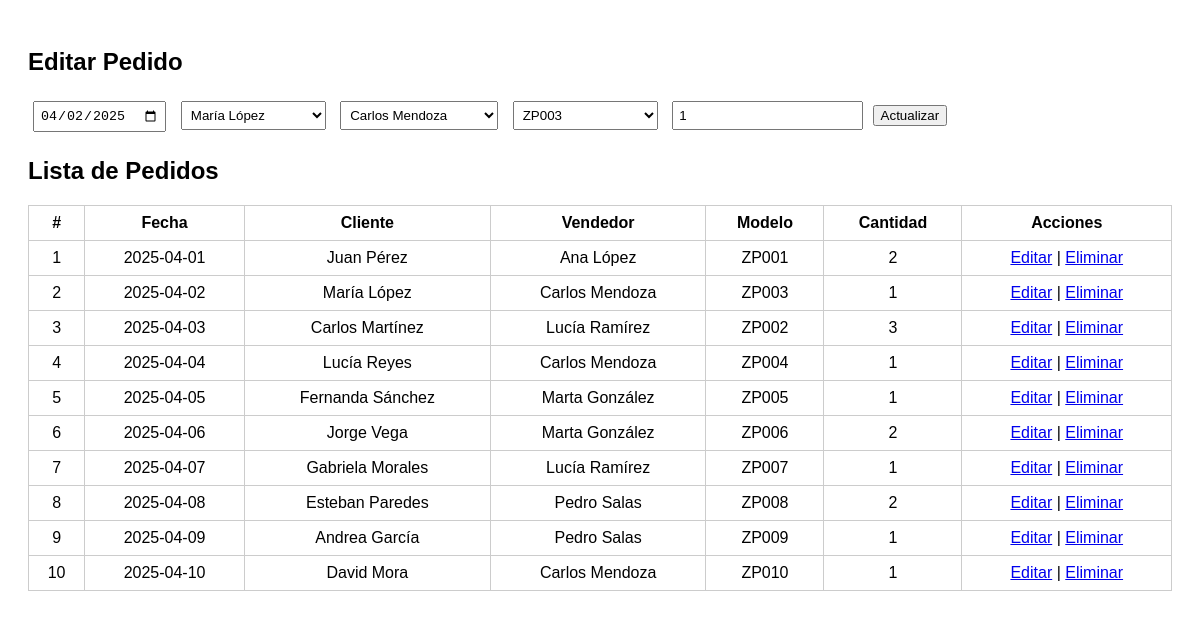
Page /views/listaPedidos.php?editar=2 on the committed database.
### tables this page shows
CREATE TABLE pedidos (
  num_pedido int NOT NULL AUTO_INCREMENT,
  fecha_pedido date DEFAULT NULL,
  fk_cliente int DEFAULT NULL,
  fk_vendedor int DEFAULT NULL,
  fk_modelo int DEFAULT NULL,
  cantidad int DEFAULT NULL,
  PRIMARY KEY (num_pedido),
  CONSTRAINT pedidos_fk1 FOREIGN KEY (fk_cliente) REFERENCES clientes (num_cliente),
  CONSTRAINT pedidos_fk2 FOREIGN KEY (fk_modelo) REFERENCES productos (id_modelo),
  CONSTRAINT pedidos_fk3 FOREIGN KEY (fk_vendedor) REFERENCES empleados (num_empleado)
);

CREATE TABLE clientes (
  num_cliente int NOT NULL AUTO_INCREMENT,
  nombre varchar(50) DEFAULT NULL,
  apellido varchar(50) DEFAULT NULL,
  representante int DEFAULT NULL,
  calle varchar(50) DEFAULT NULL,
  porton varchar(50) DEFAULT NULL,
  num_piso varchar(50) DEFAULT NULL,
  cp varchar(50) DEFAULT NULL,
  telefono varchar(50) DEFAULT NULL,
  correo varchar(50) UNIQUE DEFAULT NULL,
  clave varchar(50) not null,
  PRIMARY KEY (num_cliente),
  CONSTRAINT clientes_fk1 FOREIGN KEY (representante) REFERENCES empleados (num_empleado)
);

CREATE TABLE empleados (
  num_empleado int NOT NULL AUTO_INCREMENT,
  nombre varchar(50) DEFAULT NULL,
  apellido varchar(50) DEFAULT NULL,
  cargo varchar(50) DEFAULT NULL,
  correo varchar(50) UNIQUE DEFAULT NULL,
  clave varchar(50) not null,
  administrador int DEFAULT NULL,
  PRIMARY KEY (num_empleado),
  CONSTRAINT empleados_fk2 FOREIGN KEY (administrador) REFERENCES empleados (num_empleado)
);

CREATE TABLE productos (
  id_modelo int PRIMARY KEY AUTO_INCREMENT,
  nom_imagen varchar(300) DEFAULT NULL,
  descripcion varchar(50) DEFAULT NULL,
  precio int DEFAULT NULL,
  existencias int DEFAULT NULL,
  modelo varchar(50) DEFAULT NULL,
  talla varchar(50) DEFAULT NULL,
  genero varchar(50) DEFAULT NULL
);

### views/listaPedidos.php (the view, shortened to what this page needs)
<?php
include '../conn.php';
$editarPedido = null;
if (isset($_GET['editar'])) {
    $id = $_GET['editar'];
    $res = $conn->query("SELECT * FROM pedidos WHERE num_pedido = $id");
    $editarPedido = $res->fetch_assoc();
}
$pedidos = $conn->query("
    SELECT p.*, c.nombre AS cliente_nombre, c.apellido AS cliente_apellido,
           e.nombre AS vendedor_nombre, e.apellido AS vendedor_apellido,
           pr.modelo AS modelo_nombre
    FROM pedidos p
    LEFT JOIN clientes c ON p.fk_cliente = c.num_cliente
    LEFT JOIN empleados e ON p.fk_vendedor = e.num_empleado
    LEFT JOIN productos pr ON p.fk_modelo = pr.id_modelo
");
?>
<!DOCTYPE html>
<html lang="es">
<head>
</head>
<body>
    <h2><?php echo $editarPedido ? "Editar Pedido" : "Nuevo Pedido"; ?></h2>
    <form method="POST">
        <input type="date" name="fecha_pedido" value="<?= $editarPedido['fecha_pedido'] ?? '' ?>" required>
        <select name="fk_cliente" required>
            <?php
            $clientes = $conn->query("SELECT num_cliente, nombre, apellido FROM clientes");
            while ($row = $clientes->fetch_assoc()):
                $selected = ($editarPedido && $editarPedido['fk_cliente'] == $row['num_cliente']) ? "selected" : "";
                echo "<option value='{$row['num_cliente']}' $selected>{$row['nombre']} {$row['apellido']}</option>";
            endwhile;
            ?>
        </select>
        <select name="fk_vendedor" required>
            <?php
            $empleados = $conn->query("SELECT num_empleado, nombre, apellido FROM empleados WHERE cargo = 'Vendedor'");
            while ($row = $empleados->fetch_assoc()):
                $selected = ($editarPedido && $editarPedido['fk_vendedor'] == $row['num_empleado']) ? "selected" : "";
                echo "<option value='{$row['num_empleado']}' $selected>{$row['nombre']} {$row['apellido']}</option>";
            endwhile;
            ?>
        </select>
        <select name="fk_modelo" required>
            <?php
            $productos = $conn->query("SELECT id_modelo, modelo FROM productos");
            while ($row = $productos->fetch_assoc()):
                $selected = ($editarPedido && $editarPedido['fk_modelo'] == $row['id_modelo']) ? "selected" : "";
                echo "<option value='{$row['id_modelo']}' $selected>{$row['modelo']}</option>";
            endwhile;
            ?>
        </select>
        <input type="number" name="cantidad" placeholder="Cantidad" value="<?= $editarPedido['cantidad'] ?? '' ?>" required>
        <?php if ($editarPedido): ?>
            <button type="submit" name="actualizar">Actualizar</button>
        <?php else: ?>
            <button type="submit" name="insertar">Insertar</button>
        <?php endif; ?>
    </form>
    <h2>Lista de Pedidos</h2>
    <table>
        <tr>
            <th>#</th>
            <th>Fecha</th>
            <th>Cliente</th>
            <th>Vendedor</th>
            <th>Modelo</th>
            <th>Cantidad</th>
            <th>Acciones</th>
        </tr>
        <?php while ($p = $pedidos->fetch_assoc()): ?>
            <tr>
                <td><?= $p['num_pedido'] ?></td>
                <td><?= $p['fecha_pedido'] ?></td>
                <td><?= $p['cliente_nombre'] . ' ' . $p['cliente_apellido'] ?></td>
                <td><?= $p['vendedor_nombre'] . ' ' . $p['vendedor_apellido'] ?></td>
                <td><?= $p['modelo_nombre'] ?></td>
                <td><?= $p['cantidad'] ?></td>
                <td>
                    <a href="?editar=<?= $p['num_pedido'] ?>">Editar</a> |
                    <a href="?eliminar=<?= $p['num_pedido'] ?>" onclick="return confirm('¿Eliminar este pedido?')">Eliminar</a>
                </td>
            </tr>
        <?php endwhile; ?>
    </table>
</body>
</html>

### views/listaPedidos.php (style rules this page uses)
body { font-family: Arial, sans-serif; padding: 20px; }
table { border-collapse: collapse; width: 100%; margin-top: 20px; }
th, td { border: 1px solid #ccc; padding: 8px; text-align: center; }
input, select { padding: 5px; margin: 5px; }
form { margin-top: 20px; }

### rows in the picture
pedidos: fecha_pedido "04/02/2025", cantidad "1", num_pedido "2", fecha_pedido "2025-04-02", fk_cliente.nombre "María", fk_cliente.apellido "López", fk_vendedor.nombre "Carlos", fk_vendedor.apellido "Mendoza", fk_modelo.modelo "ZP003"
pedidos: num_pedido "1", fecha_pedido "2025-04-01", fk_cliente.nombre "Juan", fk_cliente.apellido "Pérez", fk_vendedor.nombre "Ana", fk_vendedor.apellido "López", fk_modelo.modelo "ZP001", cantidad "2"
pedidos: num_pedido "3", fecha_pedido "2025-04-03", fk_cliente.nombre "Carlos", fk_cliente.apellido "Martínez", fk_vendedor.nombre "Lucía", fk_vendedor.apellido "Ramírez", fk_modelo.modelo "ZP002", cantidad "3"
pedidos: num_pedido "4", fecha_pedido "2025-04-04", fk_cliente.nombre "Lucía", fk_cliente.apellido "Reyes", fk_vendedor.nombre "Carlos", fk_vendedor.apellido "Mendoza", fk_modelo.modelo "ZP004", cantidad "1"
pedidos: num_pedido "5", fecha_pedido "2025-04-05", fk_cliente.nombre "Fernanda", fk_cliente.apellido "Sánchez", fk_vendedor.nombre "Marta", fk_vendedor.apellido "González", fk_modelo.modelo "ZP005", cantidad "1"
pedidos: num_pedido "6", fecha_pedido "2025-04-06", fk_cliente.nombre "Jorge", fk_cliente.apellido "Vega", fk_vendedor.nombre "Marta", fk_vendedor.apellido "González", fk_modelo.modelo "ZP006", cantidad "2"
pedidos: num_pedido "7", fecha_pedido "2025-04-07", fk_cliente.nombre "Gabriela", fk_cliente.apellido "Morales", fk_vendedor.nombre "Lucía", fk_vendedor.apellido "Ramírez", fk_modelo.modelo "ZP007", cantidad "1"
pedidos: num_pedido "8", fecha_pedido "2025-04-08", fk_cliente.nombre "Esteban", fk_cliente.apellido "Paredes", fk_vendedor.nombre "Pedro", fk_vendedor.apellido "Salas", fk_modelo.modelo "ZP008", cantidad "2"
pedidos: num_pedido "9", fecha_pedido "2025-04-09", fk_cliente.nombre "Andrea", fk_cliente.apellido "García", fk_vendedor.nombre "Pedro", fk_vendedor.apellido "Salas", fk_modelo.modelo "ZP009", cantidad "1"
pedidos: num_pedido "10", fecha_pedido "2025-04-10", fk_cliente.nombre "David", fk_cliente.apellido "Mora", fk_vendedor.nombre "Carlos", fk_vendedor.apellido "Mendoza", fk_modelo.modelo "ZP010", cantidad "1"

### other values in the picture
form field fk_cliente "María López"
form field fk_vendedor "Carlos Mendoza"
form field fk_modelo "ZP003"
